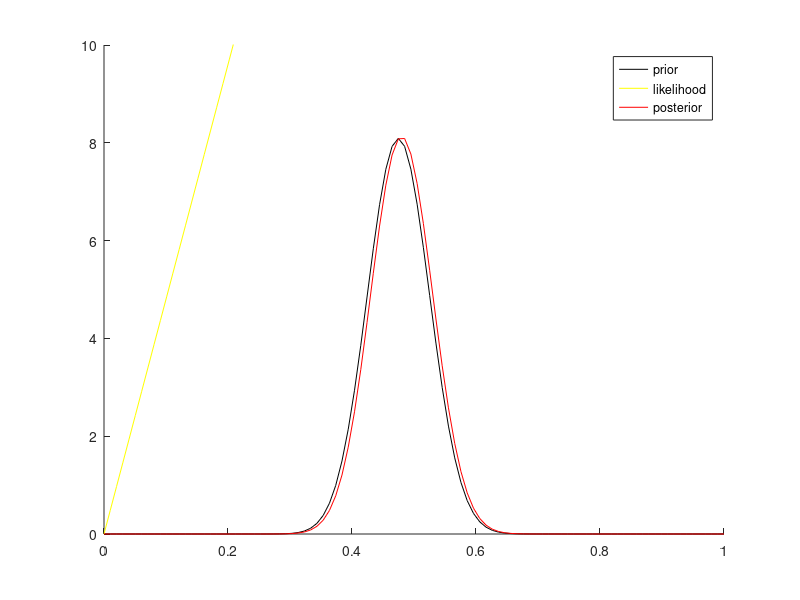

This figure's MATLAB source:
clear
Trails = 100;
Heads = 0;
Tails = 0;
x = linspace(0,1,100)
figure; hold on; axis([0 1 0 10]);
prior = 1 + 0*x;
plotprior = plot(x,prior,'b');
leg = legend('prior');
for i = 1:Trails
    coin = rand();
    if coin >=0.5,
        Heads = Heads + 1;
        Like = Heads*x;
    else
        Tails = Tails + 1;
        Like = Tails - (x * Tails);
    end
    plotlike = plot(x,Like,'y');
    leg = legend('prior', 'likelihood');
    posterior = prior .* Like;
    trappost = trapz(posterior)/100;
    posterior = posterior / trappost;
    plotpost=plot(x, posterior, 'r');
    leg = legend('prior', 'likelihood', 'posterior');
    if(i < Trails),
        pause(1);
        delete(get(leg, 'Children'));
        delete(plotprior);
        delete(plotlike);
        delete(plotpost);
        prior = posterior;
        plotprior = plot(x,prior,'k');
        leg = legend('prior');
    end;
end